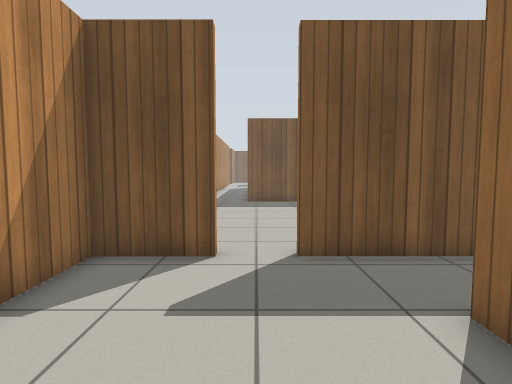
view 1 (above)

21 first-person views from a walk through a robot-simulator world made for Gazebo. The camera is 0.94 m above the floor, tilts 4° down and sees 80° across. The floor is counted in squares, 0.5 m on a side. Each view is taken from the middle of a square. On the plan, view 1 faces up. The plan holds only what a view shows up to about 16 squares ahead; the rest is blank. Gazebo's built-in surfaces are drawn with simple patterns.

view 2
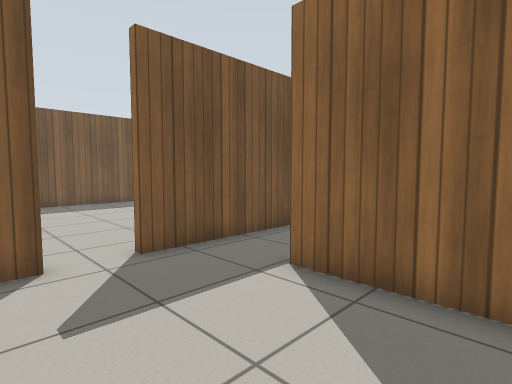

view 3
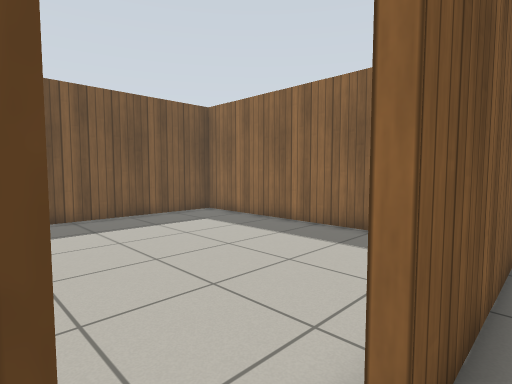

view 4
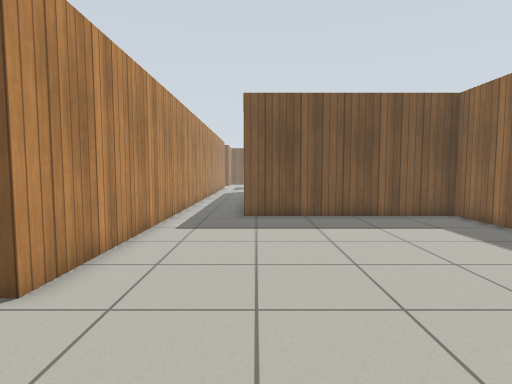

view 5
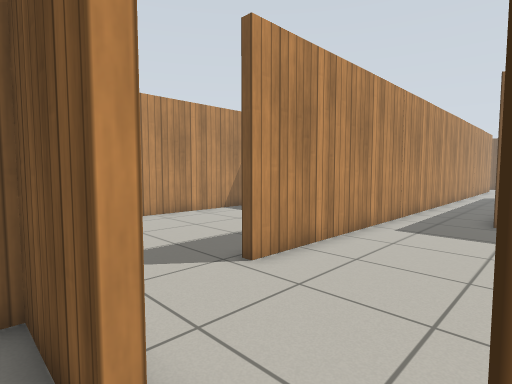

view 6
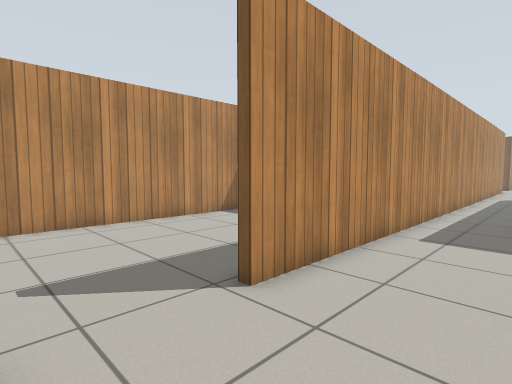

view 7
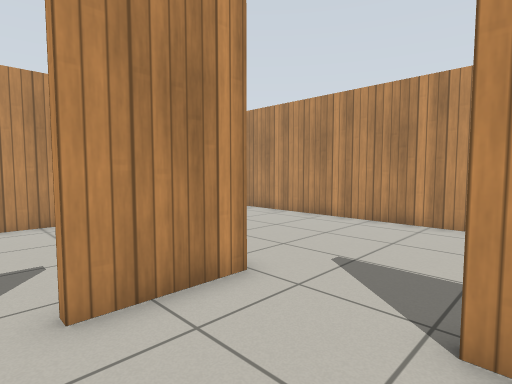

view 8
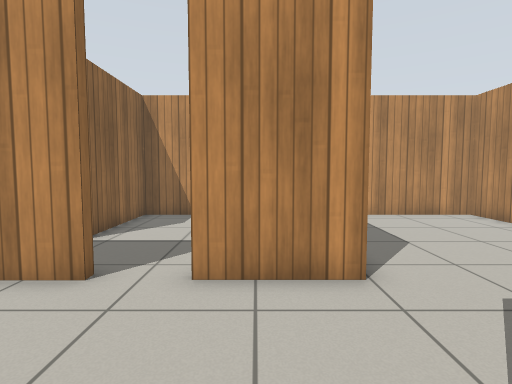

view 9
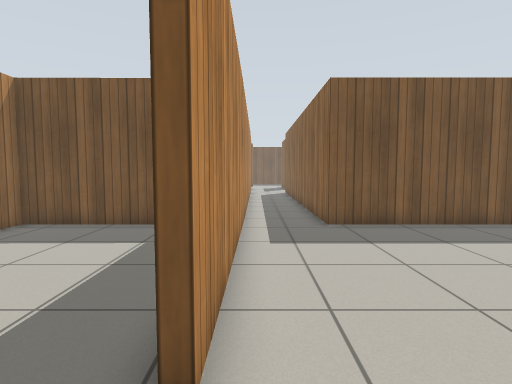

view 10
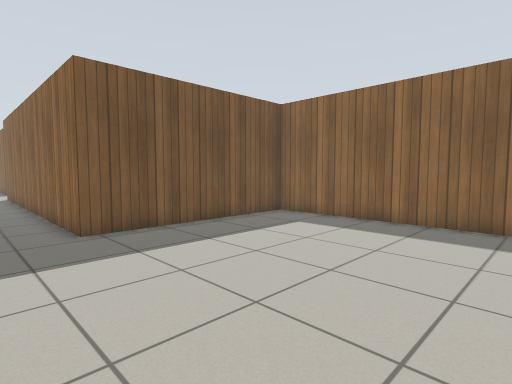

view 11
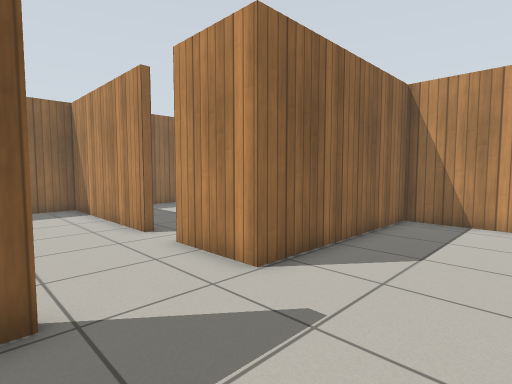

view 12
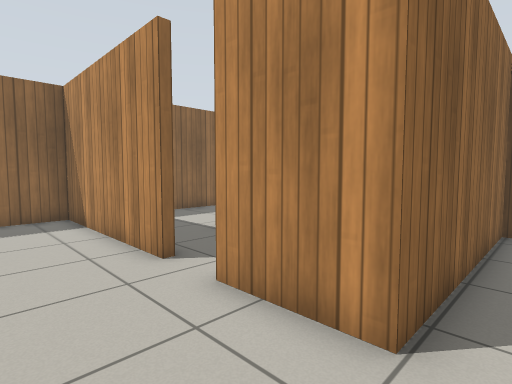

view 13
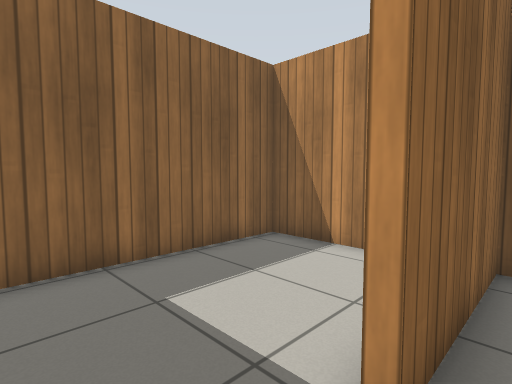

view 14
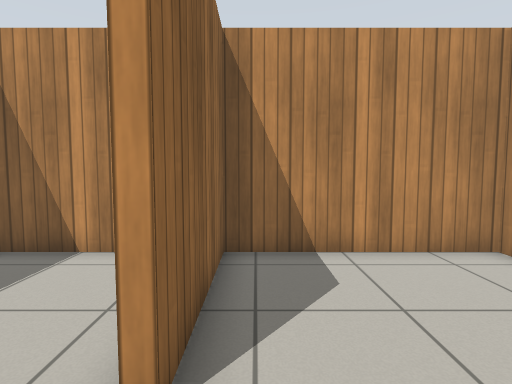

view 15
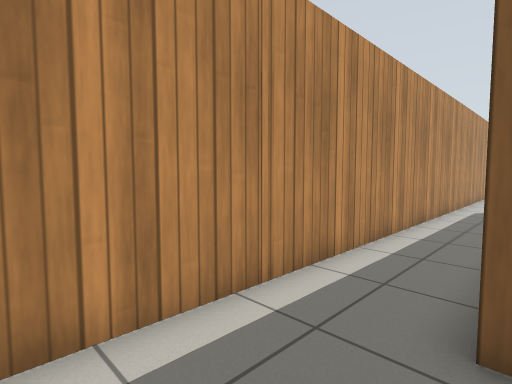

view 16
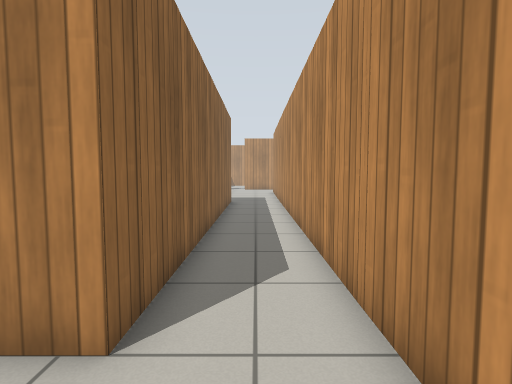

view 17
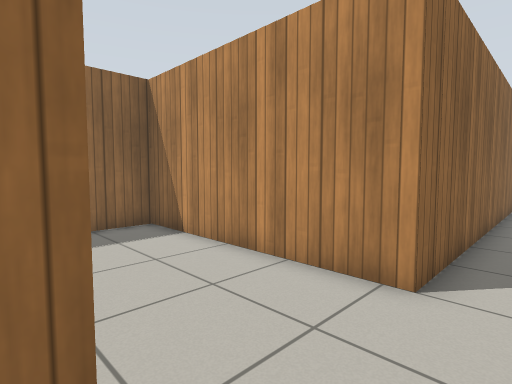

view 18
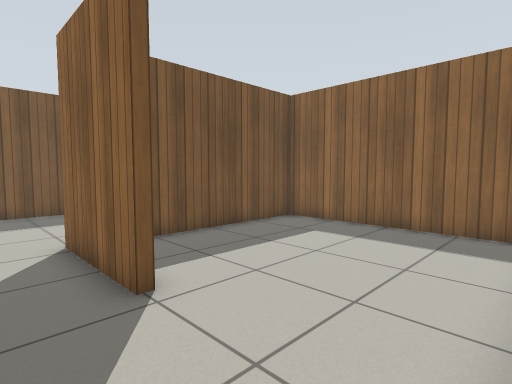

view 19
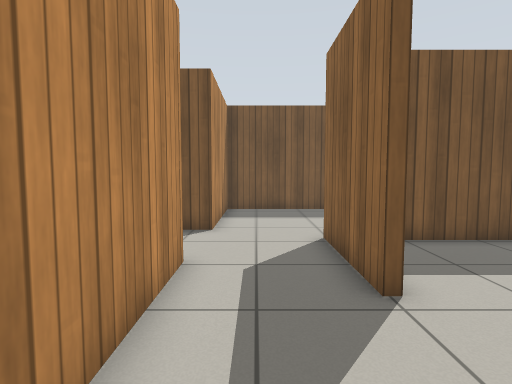

view 20
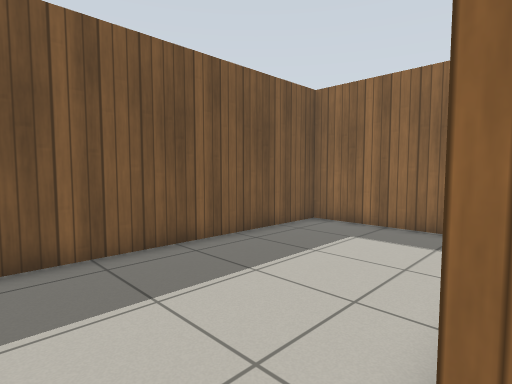

view 21
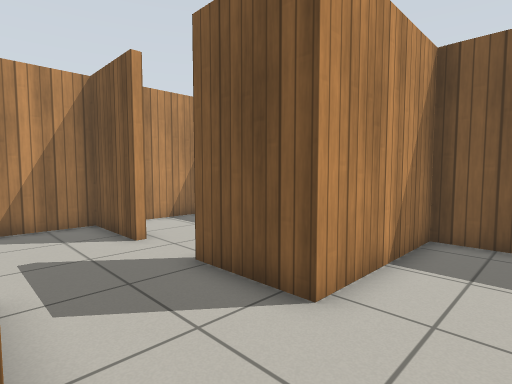

### Floor plan
Points are (right, up) in squares from view 1. A wall is a line through its corners. A room is listed if a view was taken in it or the views show most of it. See-through windows are left out.
Room 1 (views 1, 2, 3, 4, 5, 6, 13, 14)
walls: (-0.9, 6.6) (-3.5, 6.6) (-3.5, 4.1); (3.4, 6.6) (0.9, 6.6) (0.9, 6.9); (-3.6, -0.9) (2.7, -0.9) (2.7, 3.8) (3.1, 3.8)
ways out: opening at (0, 7) to room 2; opening at (3, 5) to room 6
Room 2 (views 7, 8, 15, 16, 18, 19)
walls: (0.9, 6.9) (8.2, 6.9) (8.2, 18.5) (-0.5, 18.5) (-0.5, 34) (0.5, 34); (-2.4, 6.9) (-0.9, 6.9); (-3.3, 38.5) (-3.5, 10.3)
ways out: opening at (0, 7) to room 1; opening at (-3.5, 9) to room 3; opening at (-1.5, 39.5) to room 4; opening at (0, 36.5) to room 5
Room 3 (views 9, 10, 11, 12)
walls: (-6.5, 18.5) (-11.2, 18.5) (-11.2, -0.9) (-3.9, -0.9) (-3.9, 6.9) (-2.4, 6.9)
ways out: opening at (-3.5, 9) to room 2
Room 4 (views 17, 20, 21)
walls: (-3.3, 40.2) (-3.3, 38.5); (-0.1, 38.4) (-0.1, 42.5); (8.2, 44.4) (8.2, 48.9) (-3.3, 48.9) (-3.3, 43.6) (-6.5, 43.6); (-8.9, 43.6) (-12.2, 43.6) (-12.2, 40.9)
ways out: opening at (-1.5, 39.5) to room 2; opening at (-7.5, 44)
Room 5 (no view inside)
walls: (0.5, 34) (8.2, 34) (8.2, 42.1) (2, 42.1)
ways out: opening at (0, 36.5) to room 2
Room 6 (no view inside)
walls: (6.4, 6.6) (3.4, 6.6); (5.2, -0.9) (8.2, -0.9) (8.2, 5.6)
ways out: opening at (3, 5) to room 1

Positions as (right, up) in squares from view 1, and headings:
1: (0, 0), facing up
2: (-2, 0), facing up-right
3: (-1, 6), facing up-right
4: (0, 6), facing up
5: (1, 6), facing up-left
6: (0, 7), facing up-left
7: (0, 11), facing down-left
8: (-2, 12), facing down
9: (-3, 8), facing up
10: (-3, 9), facing up-right
11: (-8, 11), facing down-right
12: (-5, 10), facing down-right
13: (2, 6), facing down-right
14: (2, 6), facing down
15: (0, 15), facing up-left
16: (-2, 37), facing down
17: (-2, 39), facing down-right
18: (-2, 34), facing up-right
19: (-2, 34), facing up
20: (-2, 42), facing up-right
21: (-1, 40), facing up-left
